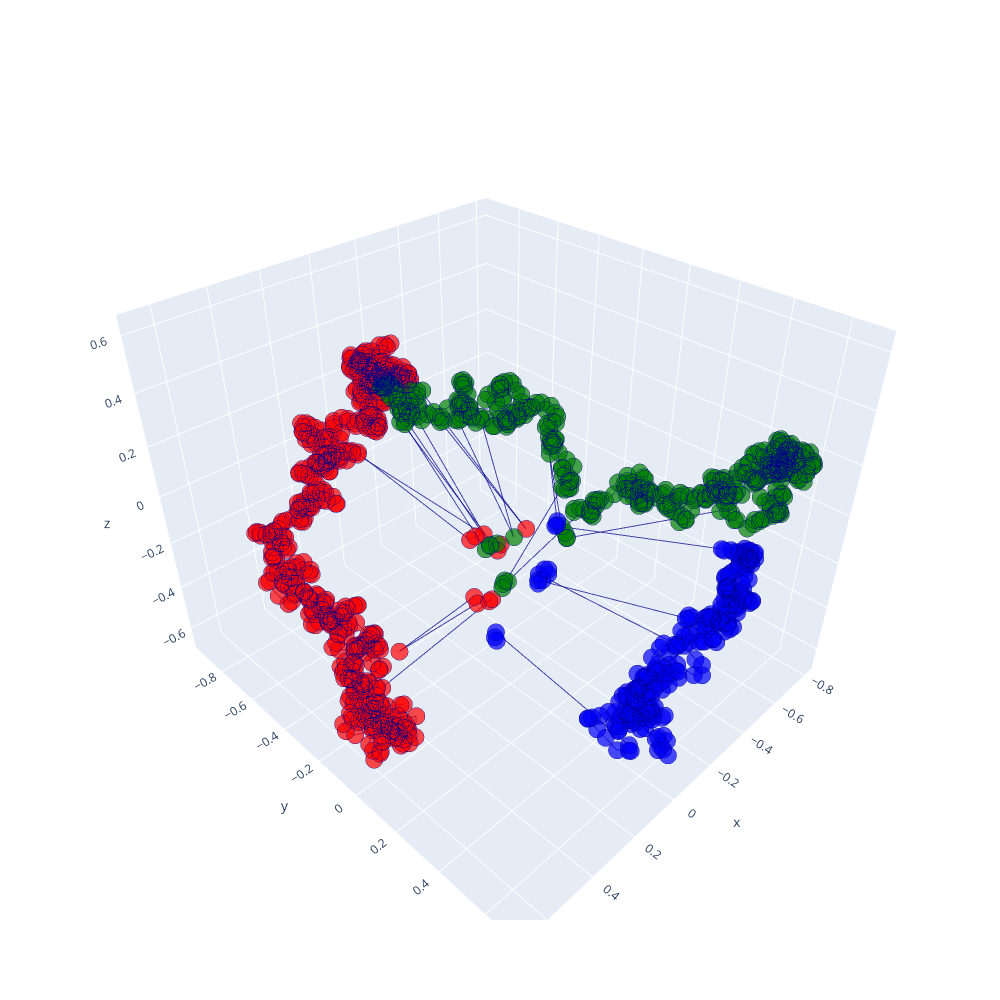

This figure's notebook cell:
### Markdown cell above
Predicted Fission Yeast structure with each color being a chromosome

### Code cell
torch_fission_yeast_hic = torch.FloatTensor(fission_yeast_hic)
torch_fission_yeast_hic = torch.reshape(torch_fission_yeast_hic, (1, NB_BINS, NB_BINS))
torch_fission_yeast_hic = torch.repeat_interleave(torch_fission_yeast_hic, BATCH_SIZE, 0)

fission_yeast_pred_structure, fission_yeast_pred_distance, fission_yeast_pred_logits = model(torch_fission_yeast_hic)
fission_yeast_pred_structure = fission_yeast_pred_structure.detach().numpy()[0]

# Plot structures
x_pred = fission_yeast_pred_structure[:, 0]  
y_pred = fission_yeast_pred_structure[:, 1]
z_pred = fission_yeast_pred_structure[:, 2]

colorscale = np.full(len(fission_yeast_pred_structure[:,0]), 'some non specified color')
colorscale[:558] = 'red'
colorscale[558:1012] = 'green'
colorscale[1012:] = 'blue'
color = 'Viridis'
plot_pred_conf(fission_yeast_pred_structure, colorscale, color)

### Figure 1 — Plotly figure (JSON) as saved in the notebook; plotly's stock layout.template omitted (floating-point values rounded to 4 significant figures; data arrays with more than 128 entries replaced by an {"elided": "..."} marker saying what was removed)
{"data": [{"line": {"color": "darkblue", "width": 2}, "marker": {"color": {"elided": "1258 str values"}, "colorscale": [[0, "#440154"], [0.1111, "#482878"], [0.2222, "#3e4989"], [0.3333, "#31688e"], [0.4444, "#26828e"], [0.5556, "#1f9e89"], [0.6667, "#35b779"], [0.7778, "#6ece58"], [0.8889, "#b5de2b"], [1, "#fde725"]], "line": {"width": 3}, "size": 6}, "opacity": 0.7, "scene": "scene", "type": "scatter3d", "x": {"elided": "1258 float values"}, "y": {"elided": "1258 float values"}, "z": {"elided": "1258 float values"}}], "layout": {"height": 1000, "scene": {"domain": {"x": [0, 1], "y": [0, 1]}}, "width": 1000}}
